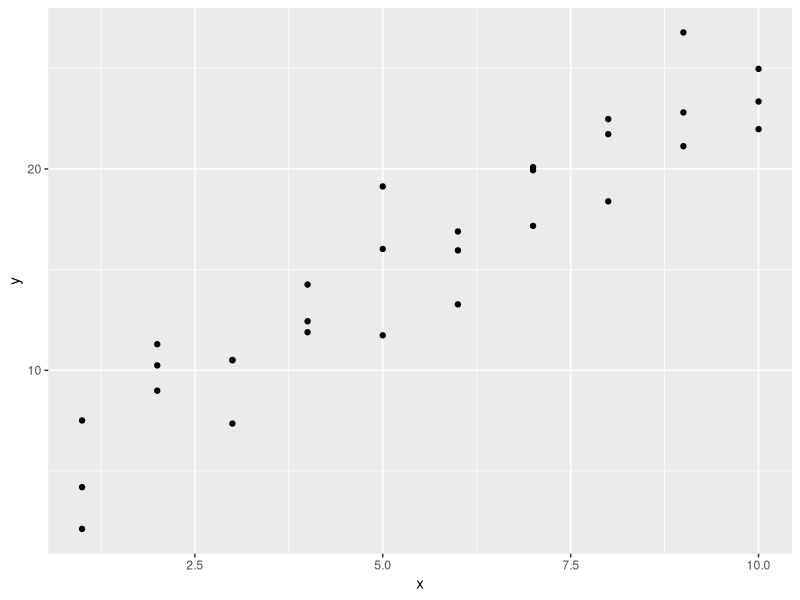
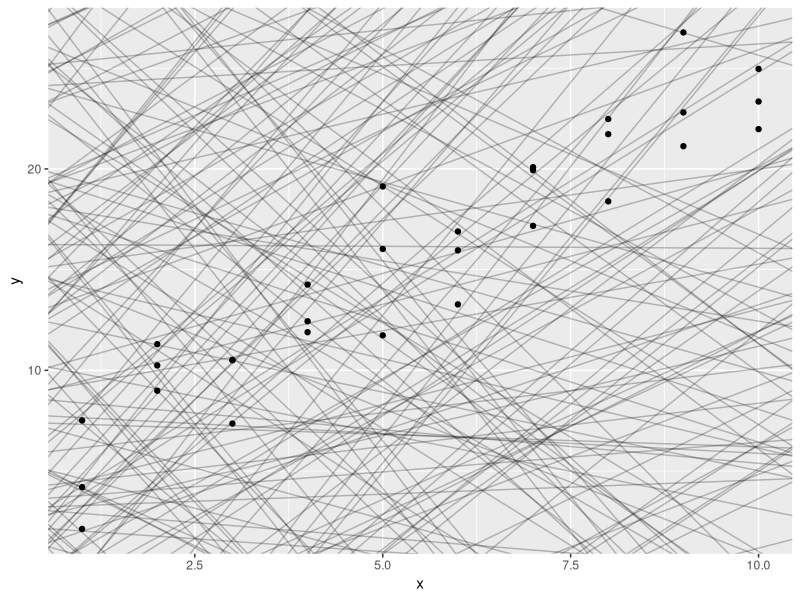
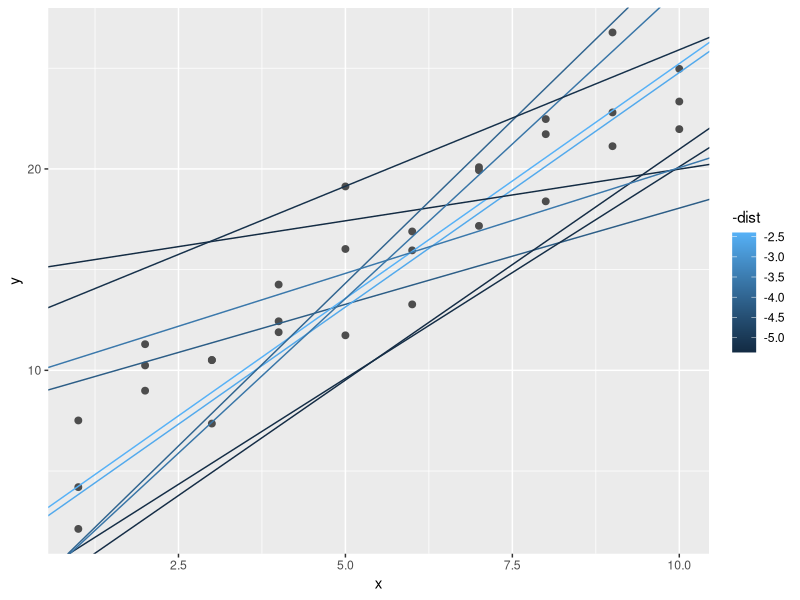
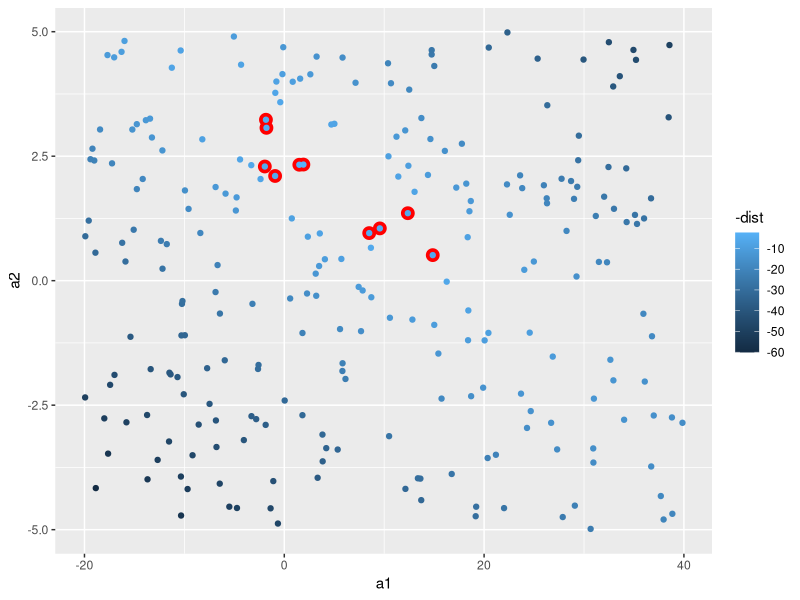
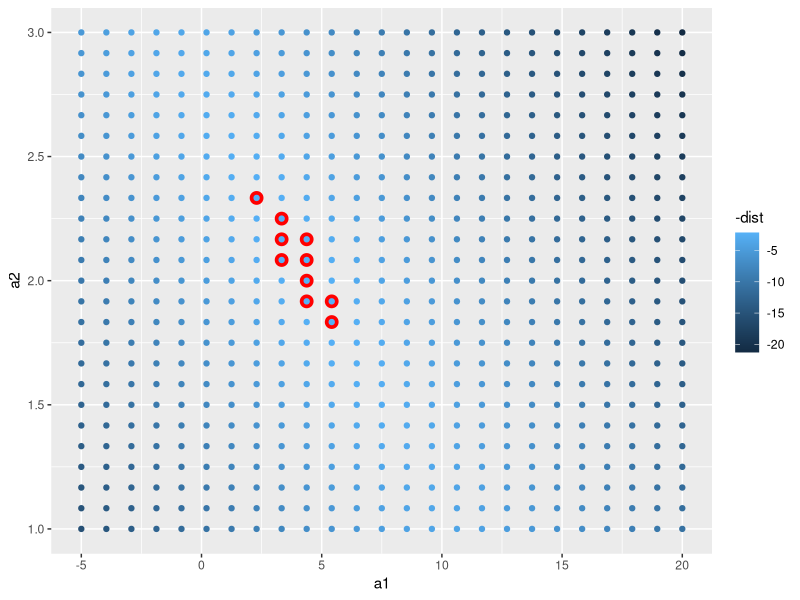
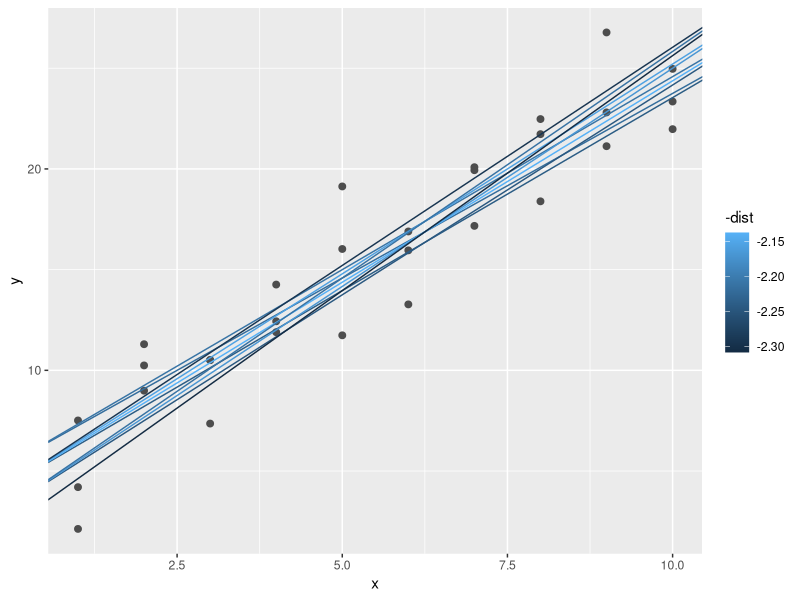
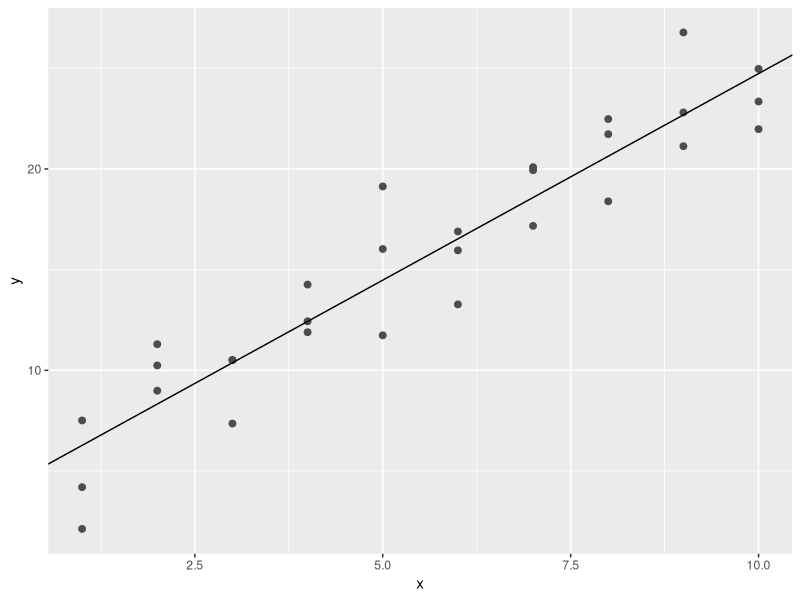
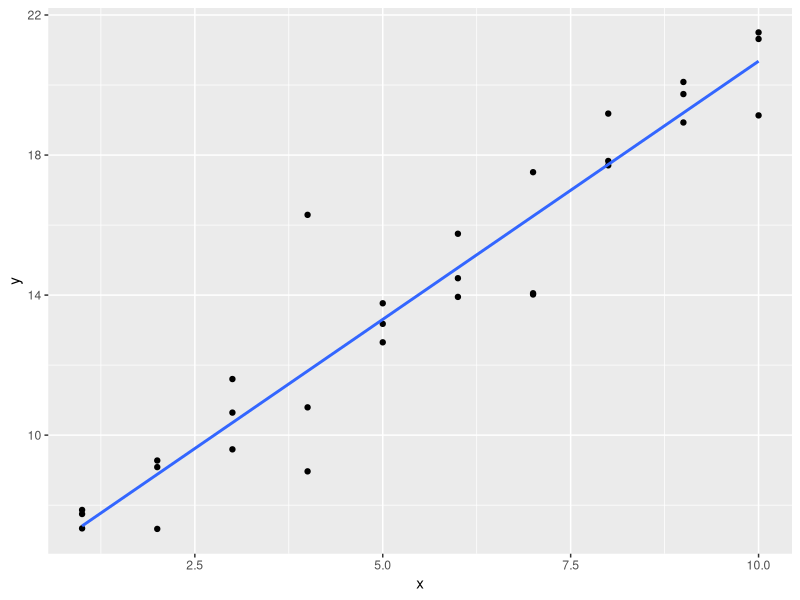

These figures' R source, in order: (Note: this script raises an error after producing the figures.)
# Chapter 23 - Model Basics

library(tidyverse)
library(modelr)
options(na.action = na.warn)

## 23.2 - A Simple Model

ggplot(sim1, aes(x, y)) +
  geom_point()

models <- tibble(
  a1 = runif(250, -20, 40),
  a2 = runif(250, -5, 5)
)

ggplot(sim1, aes(x, y)) +
  geom_abline(aes(intercept = a1, slope = a2), data = models, alpha = 1/4) +
  geom_point()

model1 <- function(a, data) {
  a[1]+ data$x * a[2]
}

model1(c(7, 1.5), sim1)

measure_distance <- function(mod, data) {
  diff <- data$y - model1(mod, data)
  sqrt(mean(diff ^ 2))
}

measure_distance(c(7, 1.5), sim1)

sim1_dist <- function(a1, a2) {
  measure_distance(c(a1, a2), sim1)
}

models <- models %>%
  mutate(dist = purrr::map2_dbl(a1, a2, sim1_dist))
models

ggplot(sim1, aes(x, y)) +
  geom_point(size = 2, color = "grey30") +
  geom_abline(aes(intercept = a1, slope = a2, color = -dist), data = filter(models, rank(dist) <= 10))

ggplot(models, aes(a1, a2)) +
  geom_point(data = filter(models, rank(dist) <= 10), size = 4, color = "red") +
  geom_point(aes(color = -dist))

grid <- expand.grid(
  a1 = seq(-5, 20, length = 25),
  a2 = seq(1, 3, length = 25)
) %>%
  mutate(dist = purrr::map2_dbl(a1, a2, sim1_dist))

grid %>%
  ggplot(aes(a1, a2)) +
  geom_point(data = filter(grid, rank(dist) <= 10), size = 4, color = "red") +
  geom_point(aes(color = -dist))

ggplot(sim1, aes(x, y)) +
  geom_point(size = 2, color = "grey30") +
  geom_abline(
    aes(intercept = a1, slope = a2, color = -dist),
    data = filter(grid, rank(dist) <= 10)
  )

best <- optim(c(0,0), measure_distance, data = sim1)
best$par

ggplot(sim1, aes(x, y)) +
  geom_point(size = 2, color = "grey30") +
  geom_abline(intercept = best$par[1], slope = best$par[2])

sim1_mod <- lm(y ~ x, data = sim1)
coef(sim1_mod)

### 23.2.1 - Exercises

#### 1.

sim1a <- tibble (
  x = rep(1:10, each = 3),
  y = x *1.5 +6 + rt(length(x), df = 2)
)

ggplot(sim1a, aes(x = x, y = y)) +
  geom_point() +
  geom_smooth(method = "lm", se = FALSE)

#### 1.b

simt <- function(i) {
  tibble(
    x = rep(1:10, each = 3),
    y = x * 1.5 + 6 + rt(length(x), df = 2),
    .id = i
  )
}

sims <- map_df(1:12, simt)

ggplot(sims, aes(x = x, y = y)) +
  geom_point() +
  geom_smooth(method = "lm", color = "red") +
  facet_wrap(~.id, ncol = 4)

#### 1.c

sim_norm <- function(i) {
  tibble(
    x = rep(1:10, each = 3),
    y = x * 1.5 + 6 + rnorm(length(x)),
    .id = i
  )
}

simdf_norm <- map_df(1:12, sim_norm)

ggplot(simdf_norm, aes(x = x, y = y)) +
  geom_point() +
  geom_smooth(method = "lm", color = "red") +
  facet_wrap(~.id, ncol = 4)

#### 1.d

tibble(
  x = seq(-5, 5, length.out = 100),
  normal = dnorm(x),
  student_t = dt(x, df = 2)
) %>%
  gather(distribution, density, -x) %>%
  ggplot(aes(x = x, y = density, color = distribution)) +
  geom_line()

pnorm(2, lower.tail = FALSE)
pt(2, df = 2, lower.tail = FALSE)

#### 2.

measure_distance <- function(mod, data) {
  diff <- data$y - make_prediction(mod, data)
  mean(abs(diff))
}

make_prediction <-function(mod, data) {
  mod[1] + mod[2] * data$x
}

best <- optim(c(0,0), measure_distance, data = sim1a)
best$par

measure_distance_ls <- function(mod, data) {
  diff <- data$y - (mod[1] + mod[2] * data$x)
  sqrt(mean(diff^2))
}

best <- optim(c(0,0), measure_distance_ls, data = sim1a) 
best$par

#### 3.

model3 <- function(a, data) {
  a[1] + data$x * a[2] +a[3]
}

measure_distance_3 <- function(a, data) {
  diff <- data$y - model3(a, data)
  sqrt(mean(diff^2))
}

best3a <- optim(c(0, 0, 0), measure_distance_3, data = sim1)
best3a$par

best3b <- optim(c(0, 0, 1), measure_distance_3, data = sim1)
best3b$par

best3c <- optim(c(0, 0, 5), measure_distance_3, data = sim1)
best3c$par

## 23.3 - Visualizing Models

# 23.3.1 - Predictions
grid <- sim1 %>%
  data_grid(x)
grid

grid <- grid %>%
  add_predictions(sim1_mod)
grid

sim1_mod

ggplot(sim1, aes(x)) +
  geom_point(aes(y = y)) +
  geom_line(aes(y = pred), data = grid, color = "red", size = 1)

### 23.3.2 -Residuals

sim1 <- sim1 %>%
  add_residuals((sim1_mod))
sim1

ggplot(sim1, aes(resid)) +
  geom_freqpoly(binwidth = 0.5)

ggplot(sim1, aes(x, resid)) +
  geom_ref_line(h = 0) +
  geom_point()

### 23.3.3 - Exercises

sim1_loess <- loess(y ~x, data = sim1)
sim1_lm <- lm(y~x, data = sim1)

grid_loess <- sim1 %>%
  add_predictions(sim1_loess)

sim1 <- sim1 %>%
  add_residuals(sim1_lm) %>%
  add_predictions(sim1_lm) %>%
  add_residuals(sim1_loess, var = "resid_loess") %>%
  add_predictions(sim1_loess, var = "pred_loess")

sim1

plot_sim1_loess <- 
  ggplot(sim1, aes(x = x, y = y)) +
  geom_point() +
  geom_line(aes(x = x, y = pred), data = grid_loess, color = "red")
plot_sim1_loess

plot_sim1_loess +
  geom_smooth(method = "loess", color = "blue", se = FALSE, alpha = 0.20)

ggplot(sim1, aes(x = x)) +
  geom_ref_line(h = 0) +
  geom_point(aes(y = resid)) +
  geom_point(aes(y = resid_loess), color = "red")

#### 4.

sim1_mod <- lm(y ~ x, data = sim1)
grid <- sim1 %>%
  data_grid(x)

grid %>%
  add_predictions(sim1_mod, var = "pred_lm") %>%
  add_predictions(sim1_loess, var = "pre_loess")
grid %>%
  gather_predictions(sim1_mod, sim1_loess)
grid %>%
  spread_predictions(sim1_mod, sim1_loess)
grid %>%
  gather_predictions(sim1_mod, sim1_loess) %>%
  spread(model, pred)

#### 3.

sim1_mod <- lm(y ~ x, data = sim1)
sim1 <- sim1 %>%
  add_residuals(sim1_mod)

ggplot(sim1, aes(x = abs(resid))) +
  geom_freqpoly(binwidth = 0.5)

## 23.4 - Formulas and Model Families

df <- tribble(
  ~y, ~x1, ~x2,
  4, 2, 5,
  5, 1, 6
)

model_matrix(df, y ~ x1)
model_matrix(df, y ~x1 - 1)
model_matrix(df, y ~ x1 + x2)
  
### 23.4.1 - Categorical Variables

df <- tribble(
  ~sex, ~response,
  "male", 1,
  "female", 2, 
  "male", 1
)

model_matrix(df, response ~ sex)
ggplot(sim2) +
  geom_point(aes(x, y))

mod2 <- lm(y ~ x, data = sim2)
grid <- sim2 %>%
  data_grid(x) %>%
  add_predictions(mod2)
grid

ggplot(sim2, aes(x)) +
  geom_point(aes(y = y)) +
  geom_point(data = grid, aes(y = pred), color = "red", size = 4)

tibble(x = "e") %>%
  add_predictions(mod2)

### 23.4.2 - Interactions (Continuous and Categorical)

ggplot(sim3, aes(x1, y)) +
  geom_point(aes(color = x2))

mod1 <- lm(y ~ x1 + x2, data = sim3)
mod2 <- lm(y ~ x1 * x2, data = sim3)
mod1
mod2

grid <- sim3 %>%
  data_grid(x1, x2) %>%
  gather_predictions(mod1, mod2)
grid

ggplot(sim3, aes(x1, y, color = x2)) +
  geom_point() +
  geom_line(data = grid, aes(y = pred)) +
  facet_wrap(~ model)

sim3 <- sim3 %>%
  gather_residuals(mod1, mod2)

ggplot(sim3, aes(x1, resid, color = x2)) +
  geom_point() +
  facet_grid(model ~ x2)

### 23.4.3 - Interactions (Two Continuous)

mod1 <- lm(y ~ x1 + x2, data = sim4)
mod2 <- lm(y ~ x1 * x2, data = sim4)
grid <- sim4 %>%
  data_grid(
    x1 = seq_range(x1, 5),
    x2 = seq_range(x2, 5)
  ) %>%
  gather_predictions(mod1, mod2)
grid

seq_range(c(0.0123, 0.923423), n = 5)
seq_range(c(0.0123, 0.923423), n = 5, pretty = TRUE)

x1 <- rcauchy(100)
seq_range(x1, n = 5)
seq_range(x1, n = 5, trim = 0.10)
seq_range(x1, n = 5, trim = 0.25)
seq_range(x1, n = 5, trim = 0.5)

x2 <- c(0, 1)
seq_range(x2, n = 5)
seq_range(x2, n = 5, expand = 0.10)
seq_range(x2, n = 5, expand = 0.25)
seq_range(x2, n = 5, expand = 0.50)

ggplot(grid, aes(x1, x2)) +
  geom_tile(aes(fill = pred)) +
  facet_wrap(~ model)

ggplot(grid, aes(x1, pred, color = x2, group = x2)) +
  geom_line() +
  facet_wrap(~ model)
ggplot(grid, aes(x2, pred, color = x1, group = x1)) +
  geom_line() +
  facet_wrap(~ model)

 ### 23.4.3 - Transformations

df <- tribble(
  ~y, ~x,
  1, 1,
  2, 2,
  3, 3
)
model_matrix(df, y ~x^2 + x)
model_matrix(df, y ~ I(x^2) + x)

model_matrix(df, y ~ poly(x, 2))

library(splines)
model_matrix(df, y ~ ns(x, 2))

sim5 <- tibble(
  x = seq(0, 3.5 * pi, length = 50),
  y = 4 * sin(x) + rnorm(length(x))
)
ggplot(sim5, aes(x, y)) +
  geom_point()

mod1 <- lm(y ~ ns(x, 1), data = sim5)
mod2 <- lm(y ~ ns(x, 2), data = sim5)
mod3 <- lm(y ~ ns(x, 3), data = sim5)
mod4 <- lm(y ~ ns(x, 4), data = sim5)
mod5 <- lm(y ~ ns(x, 5), data = sim5)

grid <- sim5 %>%
  data_grid(x = seq_range(x, n = 50, expand = 0.1)) %>%
  gather_predictions(mod1, mod2, mod3, mod4, mod5, .pred = "y")

ggplot(sim5, aes(x, y)) +
  geom_point() +
  geom_line(data = grid, color = "red") +
  facet_wrap(~ model)

### 23.4.5 - Exercises

#### 1.

mod2a <- lm(y ~ x - 1, data = sim2)
mod2 <- lm(y ~ x, data = sim2)
grid <- sim2 %>%
  data_grid(x) %>%
  spread_predictions(mod2, mod2a)
grid

#### 2.

x3 <- model_matrix(y ~ x1 * x2, data = sim3)
x3

all(x3[["x1:x2b"]] == (x3[["x1"]] * x3[["x2b"]]))
all(x3[["x1:x2c"]] == (x3[["x1"]] * x3[["x2c"]]))
all(x3[["x1:x2d"]] == (x3[["x1"]] * x3[["x2d"]]))


x4 <- model_matrix(y ~ x1 * x2, data = sim4)
x4
all(x4[["x1"]] * x4[["x2"]] == x4[["x1:x2"]])

#### 3.

mod1 <- lm(y ~ x1 + x2, data = sim3)
mod2 <- lm(y ~ x1 * x2, data = sim3)

levels(sim3$x2)

model_matrix_mod1 <- function(.data) {
  mutate(.data,
         x2b = as.numeric(x2 == "b"),
         x2c = as.numeric(x2 == "c"),
         x2d = as.numeric(x2 == "d"),
         `(Intercept)` = 1
  ) %>%
    select(`(Intercept)`, x1, x2b, x2c, x2d)
}
model_matrix_mod1(sim3)

model_matrix_mod1b <- function(.data) {
  lvls <- levels(.data$x2)
  lvls <- lvls[2:length(lvls)]
  for(lvl in lvls) {
    varname <- str_c("x2", lvl)
    .data[[varname]] <- as.numeric(.data$x2 == lvl)
  }
  x2_variables <- str_c("x2", lvls)
  .data[["(Intercept)"]] <- 1
  select(.data, `(Intercept)`, x1, one_of(x2_variables))
}
model_matrix_mod1b(sim3)

model_matrix_mod2 <- function(.data) {
  mutate(.data,
         `(Intercept)` = 1,
         x2b = as.numeric(x2 == "b"),
         x2c = as.numeric(x2 == "c"),
         x2d = as.numeric(x2 == "d"),
         `x1:x2b` = x1 * x2b,
         `x1:x2c` = x1 * x2c,
         `x1:x2d` = x1 * x2d
         ) %>%
    select(`(Intercept)`, x1, x2b, x2c, x2d, `x1:x2b`, `x1:x2c`, `x1:x2d`)
}

model_matrix_mod2(sim3)

model_matrix_mod2b <- function(.data) {
  out <- model_matrix_mod1b(.data)
  x2cols <- str_subset(colnames(out), "^x2")
  for (varname in x2cols) {
    newvar <- str_c("x1:", varname)
    out[[newvar]] <- out$x1 * out[[varname]]
  }
  out
}
model_matrix_mod2b(sim3)

#### 4.

mod1 <- lm(y ~ x1 + x2, data = sim4)
mod2 <- lm(y ~ x1 * x2, data = sim4)
sim4_mods <- gather_residuals(sim4, mod1, mod2)
ggplot(sim4_mods, aes(x = resid, color = model)) +
  geom_freqpoly(binwidth = 0.5) +
  geom_rug()
ggplot(sim4_mods, aes(x = abs(resid), color = model)) +
  geom_freqpoly(binwidth = 0.5) +
  geom_rug()

sim4_mods %>%
  group_by(model) %>%
  summarize(resid = sd(resid))

##23.5 - Missing Values

df <- tribble(
  ~x, ~y,
  1, 2.2,
  2, NA,
  3, 3.5,
  4, 8.3,
  NA, 10
)
mod <- lm(y ~ x, data = df)
mod <- lm(y ~ x, data = df, na.action = na.exclude)
nobs(mod)